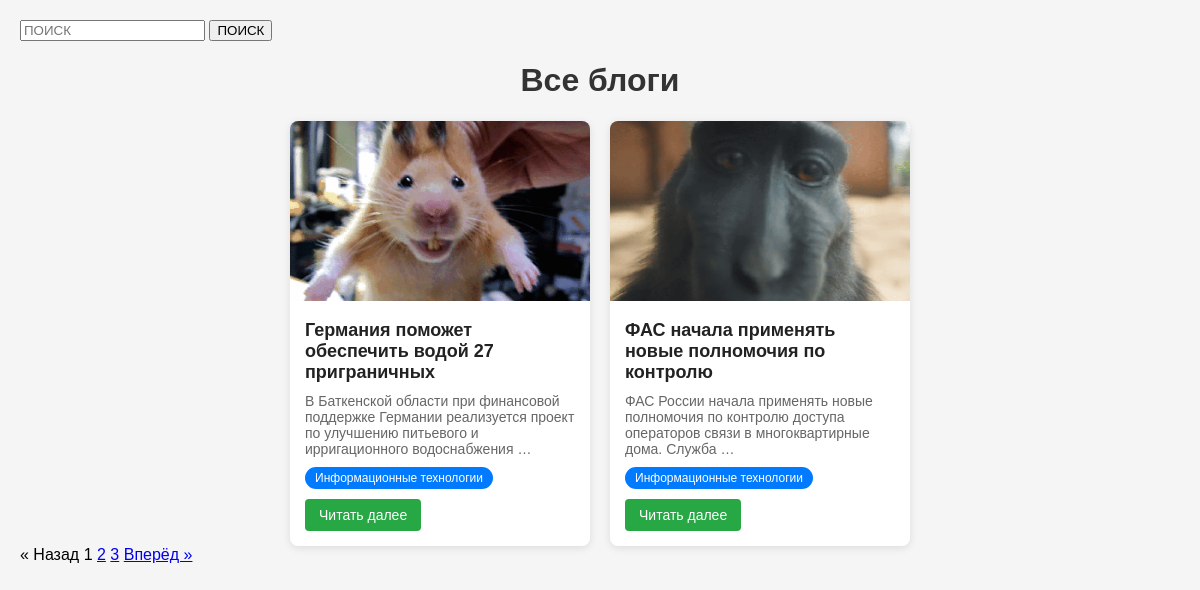
Page /blog_list/ on the committed database.
### blog/models.py (models this page shows, shortened)
class Blog(models.Model):
    title = models.CharField(max_length=50, verbose_name='укажите название блога')
    description = models.TextField(blank=True, verbose_name='укажите описание блога')
    image = models.ImageField(upload_to='blog/', verbose_name='загрузите фото')
    GENRE_BLOG = (
        ('Информационные технологии', 'Информационные технологии'),
        ('Исскуственный интелект', 'Исскуственный интелект'),
        ('Бизнес и работа в IT сфере', 'Бизнес и работа в IT сфере')
    )
    genre_blog = models.CharField(max_length=100, choices=GENRE_BLOG, verbose_name='укажите жанр')
    created_at = models.DateTimeField(auto_now_add=True)
    views = models.PositiveIntegerField(default=0, null=True)
    class Meta:
        verbose_name = 'блог'
        verbose_name_plural = 'блоги'

### blog/views.py (the view)
# urls.py: path('blog_list/', BlogListView.as_view(), name='blog_list'),
class BlogListView(generic.ListView):
    template_name = 'blog_list.html'
    context_object_name = 'blog'
    ordering = ['-id']
    paginate_by = 2
    model = Blog
    def get_queryset(self):
        return self.model.objects.all()
    def get_context_data(self, **kwargs):
        context = super().get_context_data(**kwargs)
        context['blog'] = context['page_obj']
        return context

### templates/blog_list.html (shortened to what this page needs)
<!DOCTYPE html>
<html lang="ru">
<head>
</head>
<body>
    <form action="{% url 'search' %}" method="GET" enctype="multipart/form-data">
        <input type="search" type="text" name="q" placeholder="ПОИСК">
        <button type="submit">ПОИСК</button>
    </form>
    <h1>Все блоги</h1>
    <div class="blog-container">
        {% for b in blog %}
            <div class="blog-card">
                {% if b.image %}
                    <img src="{{ b.image.url }}" alt="{{ b.title }}">
                {% endif %}
                <div class="blog-card-content">
                    <h2>{{ b.title }}</h2>
                    <p>{{ b.description|truncatewords:15 }}</p>
                    <span class="genre">{{ b.genre_blog }}</span><br>
                    <a href="{% url 'blog_detail' b.id %}" class="btn">Читать далее</a>
                </div>
            </div>
        {% empty %}
            <p>Блогов пока нет.</p>
        {% endfor %}
    </div>
{% if blog.has_other_pages %}
    <div class="pagination">
        {% if blog.has_previous %}
            <a href="?page={{ blog.previous_page_number }}">&laquo; Назад</a>
        {% else %}
            <span class="disabled">&laquo; Назад</span>
        {% endif %}
        {% for num in blog.paginator.page_range %}
            {% if blog.number == num %}
                <span class="current">{{ num }}</span>
            {% elif num > blog.number|add:'-3' and num < blog.number|add:'3' %}
                <a href="?page={{ num }}">{{ num }}</a>
            {% endif %}
        {% endfor %}
        {% if blog.has_next %}
            <a href="?page={{ blog.next_page_number }}">Вперёд &raquo;</a>
        {% else %}
            <span class="disabled">Вперёд &raquo;</span>
        {% endif %}
    </div>
{% endif %}
</body>
</html>

### templates/blog_list.html (style rules this page uses)
body { font-family: Arial, sans-serif; background: #f5f5f5; margin: 0; padding: 20px; }
h1 { text-align: center; color: #333; }
.blog-container { display: flex; flex-wrap: wrap; gap: 20px; justify-content: center; }
.blog-card { background: #fff; border-radius: 8px; box-shadow: 0 2px 8px rgba(0,0,0,0.1); width: 300px; overflow: hidden; transition: transform 0.2s; }
.blog-card img { width: 100%; height: 180px; object-fit: cover; }
.blog-card-content { padding: 15px; }
.blog-card-content h2 { font-size: 18px; margin: 0 0 10px; color: #222; }
.blog-card-content p { font-size: 14px; color: #666; margin: 0 0 10px; }
.genre { display: inline-block; background: #007bff; color: #fff; padding: 4px 10px; border-radius: 12px; font-size: 12px; }
.btn { display: inline-block; margin-top: 10px; padding: 8px 14px; background: #28a745; color: #fff; text-decoration: none; border-radius: 4px; font-size: 14px; }

### rows in the picture
Blog: image (picture), title "Германия поможет обеспечить водой 27 приграничных", description "В Баткенской области при финансовой поддержке Германии реализуется проект по улучшению питьевого и ирригационного водоснабжения …", genre_blog "Информационные технологии"
Blog: image (picture), title "ФАС начала применять новые полномочия по контролю", description "ФАС России начала применять новые полномочия по контролю доступа операторов связи в многоквартирные дома. Служба …", genre_blog "Информационные технологии"

### other values in the picture
{{ num }} "1"
{{ num }} "2" "3"
